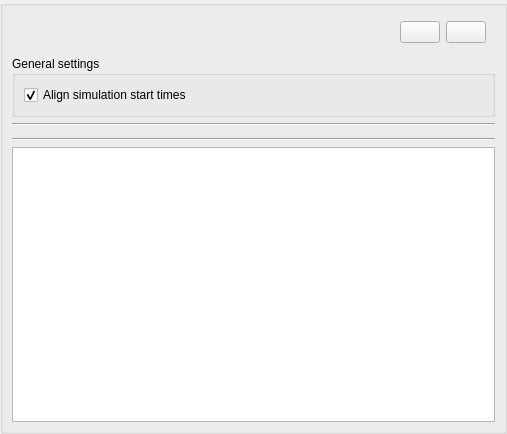
<?xml version="1.0" encoding="UTF-8"?>
<ui version="4.0">
 <class>ThreeDiPluginDockWidgetBase</class>
 <widget class="QDockWidget" name="ThreeDiPluginDockWidgetBase">
  <property name="geometry">
   <rect>
    <x>0</x>
    <y>0</y>
    <width>507</width>
    <height>434</height>
   </rect>
  </property>
  <property name="sizePolicy">
   <sizepolicy hsizetype="Preferred" vsizetype="Expanding">
    <horstretch>0</horstretch>
    <verstretch>0</verstretch>
   </sizepolicy>
  </property>
  <property name="minimumSize">
   <size>
    <width>107</width>
    <height>133</height>
   </size>
  </property>
  <property name="styleSheet">
   <string notr="true"/>
  </property>
  <property name="allowedAreas">
   <set>Qt::LeftDockWidgetArea|Qt::RightDockWidgetArea</set>
  </property>
  <property name="windowTitle">
   <string>3Di Results Manager</string>
  </property>
  <widget class="QWidget" name="dockWidgetContents">
   <property name="sizePolicy">
    <sizepolicy hsizetype="Preferred" vsizetype="Expanding">
     <horstretch>0</horstretch>
     <verstretch>0</verstretch>
    </sizepolicy>
   </property>
   <layout class="QGridLayout" name="gridLayout">
    <property name="leftMargin">
     <number>0</number>
    </property>
    <property name="topMargin">
     <number>0</number>
    </property>
    <property name="rightMargin">
     <number>0</number>
    </property>
    <property name="bottomMargin">
     <number>0</number>
    </property>
    <property name="spacing">
     <number>0</number>
    </property>
    <item row="0" column="0">
     <widget class="QScrollArea" name="scrollArea">
      <property name="styleSheet">
       <string notr="true"/>
      </property>
      <property name="frameShape">
       <enum>QFrame::NoFrame</enum>
      </property>
      <property name="verticalScrollBarPolicy">
       <enum>Qt::ScrollBarAsNeeded</enum>
      </property>
      <property name="horizontalScrollBarPolicy">
       <enum>Qt::ScrollBarAsNeeded</enum>
      </property>
      <property name="widgetResizable">
       <bool>true</bool>
      </property>
      <widget class="QWidget" name="scrollAreaWidgetContents">
       <property name="geometry">
        <rect>
         <x>0</x>
         <y>0</y>
         <width>507</width>
         <height>408</height>
        </rect>
       </property>
       <property name="sizePolicy">
        <sizepolicy hsizetype="Preferred" vsizetype="Expanding">
         <horstretch>0</horstretch>
         <verstretch>0</verstretch>
        </sizepolicy>
       </property>
       <layout class="QVBoxLayout" name="verticalLayout">
        <property name="spacing">
         <number>0</number>
        </property>
        <property name="leftMargin">
         <number>0</number>
        </property>
        <property name="topMargin">
         <number>0</number>
        </property>
        <property name="rightMargin">
         <number>0</number>
        </property>
        <property name="bottomMargin">
         <number>0</number>
        </property>
        <item>
         <widget class="QGroupBox" name="groupBox_Plugin">
          <property name="sizePolicy">
           <sizepolicy hsizetype="Preferred" vsizetype="Expanding">
            <horstretch>0</horstretch>
            <verstretch>0</verstretch>
           </sizepolicy>
          </property>
          <property name="minimumSize">
           <size>
            <width>0</width>
            <height>175</height>
           </size>
          </property>
          <property name="maximumSize">
           <size>
            <width>16777215</width>
            <height>16777215</height>
           </size>
          </property>
          <property name="title">
           <string/>
          </property>
          <layout class="QVBoxLayout" name="verticalLayout_5">
           <item>
            <widget class="QWidget" name="widget" native="true">
             <layout class="QHBoxLayout" name="horizontalLayout">
              <property name="topMargin">
               <number>0</number>
              </property>
              <property name="bottomMargin">
               <number>0</number>
              </property>
              <item>
               <widget class="QLabel" name="logo">
                <property name="minimumSize">
                 <size>
                  <width>0</width>
                  <height>35</height>
                 </size>
                </property>
                <property name="text">
                 <string/>
                </property>
               </widget>
              </item>
              <item>
               <spacer name="horizontalSpacer">
                <property name="orientation">
                 <enum>Qt::Horizontal</enum>
                </property>
                <property name="sizeHint" stdset="0">
                 <size>
                  <width>40</width>
                  <height>20</height>
                 </size>
                </property>
               </spacer>
              </item>
              <item>
               <widget class="QPushButton" name="pushButton_Add">
                <property name="toolTip">
                 <string>&lt;html&gt;&lt;head/&gt;&lt;body&gt;&lt;p&gt;Add 3Di grids or results&lt;/p&gt;&lt;/body&gt;&lt;/html&gt;</string>
                </property>
                <property name="styleSheet">
                 <string notr="true"/>
                </property>
                <property name="icon">
                 <iconset>
                  <normaloff>:images/themes/default/mActionAdd.svg</normaloff>:images/themes/default/mActionAdd.svg</iconset>
                </property>
               </widget>
              </item>
              <item>
               <widget class="QPushButton" name="pushButton_RemoveItem">
                <property name="toolTip">
                 <string>&lt;html&gt;&lt;head/&gt;&lt;body&gt;&lt;p&gt;Remove selected item&lt;/p&gt;&lt;/body&gt;&lt;/html&gt;</string>
                </property>
                <property name="text">
                 <string/>
                </property>
                <property name="icon">
                 <iconset>
                  <normaloff>:images/themes/default/mActionRemove.svg</normaloff>:images/themes/default/mActionRemove.svg</iconset>
                </property>
               </widget>
              </item>
             </layout>
            </widget>
           </item>
           <item>
            <widget class="QGroupBox" name="groupBox">
             <property name="sizePolicy">
              <sizepolicy hsizetype="Expanding" vsizetype="Minimum">
               <horstretch>0</horstretch>
               <verstretch>0</verstretch>
              </sizepolicy>
             </property>
             <property name="minimumSize">
              <size>
               <width>0</width>
               <height>0</height>
              </size>
             </property>
             <property name="title">
              <string>General settings</string>
             </property>
             <layout class="QVBoxLayout" name="verticalLayout_3">
              <item>
               <widget class="QCheckBox" name="alignStartsCheckBox">
                <property name="sizePolicy">
                 <sizepolicy hsizetype="Expanding" vsizetype="Minimum">
                  <horstretch>0</horstretch>
                  <verstretch>0</verstretch>
                 </sizepolicy>
                </property>
                <property name="toolTip">
                 <string>&lt;html&gt;&lt;head/&gt;&lt;body&gt;&lt;p&gt;Let all simulation use the start time of the simulation that starts first&lt;/p&gt;&lt;/body&gt;&lt;/html&gt;</string>
                </property>
                <property name="text">
                 <string>Align simulation start times</string>
                </property>
                <property name="checked">
                 <bool>true</bool>
                </property>
               </widget>
              </item>
             </layout>
            </widget>
           </item>
           <item>
            <widget class="Line" name="line">
             <property name="orientation">
              <enum>Qt::Horizontal</enum>
             </property>
            </widget>
           </item>
           <item>
            <widget class="QWidget" name="toolWidget" native="true">
             <layout class="QVBoxLayout" name="verticalLayout_2">
              <property name="leftMargin">
               <number>0</number>
              </property>
              <property name="topMargin">
               <number>0</number>
              </property>
              <property name="rightMargin">
               <number>0</number>
              </property>
              <property name="bottomMargin">
               <number>0</number>
              </property>
             </layout>
            </widget>
           </item>
           <item>
            <widget class="Line" name="line_2">
             <property name="orientation">
              <enum>Qt::Horizontal</enum>
             </property>
            </widget>
           </item>
           <item>
            <widget class="QTreeView" name="treeView">
             <property name="headerHidden">
              <bool>true</bool>
             </property>
            </widget>
           </item>
          </layout>
         </widget>
        </item>
       </layout>
      </widget>
     </widget>
    </item>
   </layout>
  </widget>
 </widget>
 <resources/>
 <connections/>
</ui>
